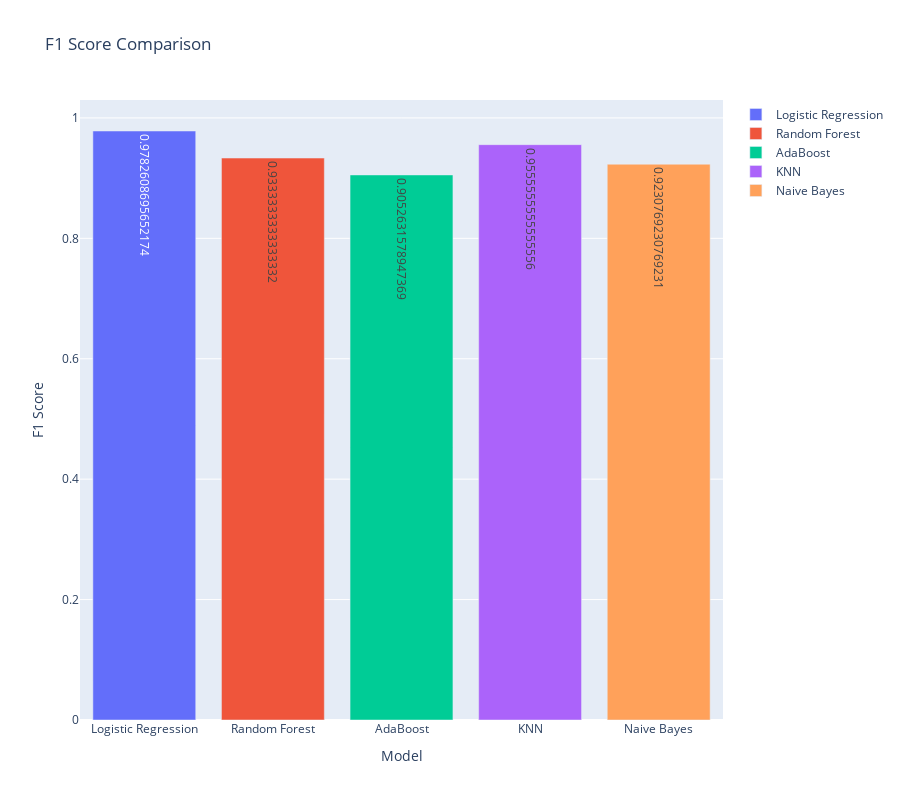

Notebook code cell kept with this figure:
### Code cell
# Create the bar plot for F1 Score

f1_score_plot = go.Figure()

for model_name in best_metrics['Model']:
    # Y axis
    model_f1 = best_metrics[best_metrics['Model'] == model_name]['F1 Score'].values[0]
    f1_score_plot.add_trace(
        go.Bar(x=[model_name], y=[model_f1], text=[f'{model_f1}'], name=model_name)
    )

# Update the layout
f1_score_plot.update_layout(
    title='F1 Score Comparison',
    xaxis_title='Model',
    yaxis_title='F1 Score',
    height=800
)

### Figure 1 — Plotly figure (JSON) as saved in the notebook; plotly's stock layout.template omitted (floating-point values rounded to 4 significant figures)
{"data": [{"name": "Logistic Regression", "text": ["0.9782608695652174"], "type": "bar", "x": ["Logistic Regression"], "y": [0.9783]}, {"name": "Random Forest", "text": ["0.9333333333333332"], "type": "bar", "x": ["Random Forest"], "y": [0.9333]}, {"name": "AdaBoost", "text": ["0.9052631578947369"], "type": "bar", "x": ["AdaBoost"], "y": [0.9053]}, {"name": "KNN", "text": ["0.9555555555555556"], "type": "bar", "x": ["KNN"], "y": [0.9556]}, {"name": "Naive Bayes", "text": ["0.9230769230769231"], "type": "bar", "x": ["Naive Bayes"], "y": [0.9231]}], "layout": {"height": 800, "title": {"text": "F1 Score Comparison"}, "xaxis": {"title": {"text": "Model"}}, "yaxis": {"title": {"text": "F1 Score"}}}}
